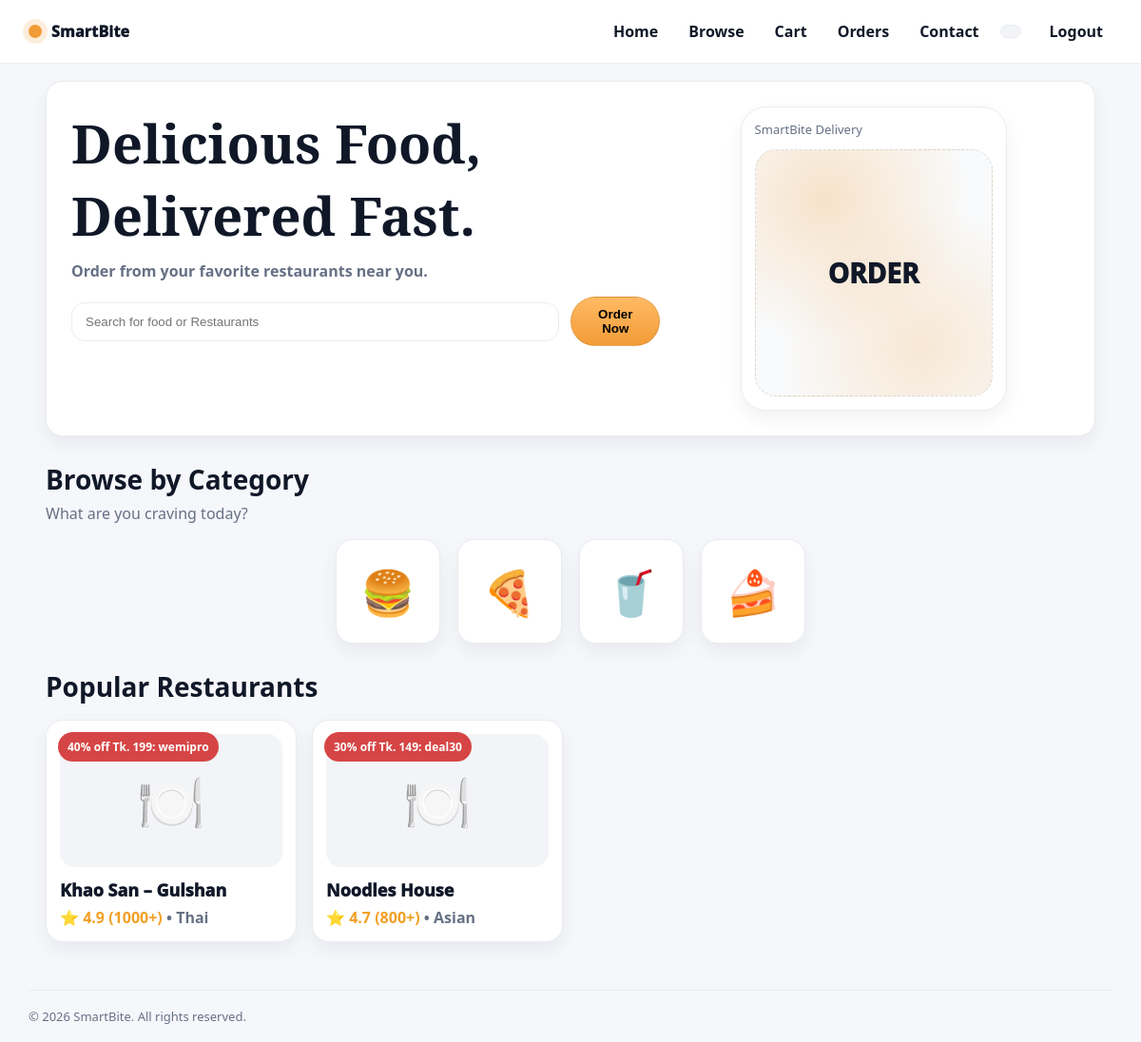
Screenshot of / (signed in) with the database file from the repository.
### tables this page shows
CREATE TABLE IF NOT EXISTS restaurants (
  id INT AUTO_INCREMENT PRIMARY KEY,
  owner_user_id INT NOT NULL,
  name VARCHAR(160) NOT NULL,
  category VARCHAR(80) NOT NULL DEFAULT 'Food',
  address VARCHAR(220) DEFAULT '',
  rating DECIMAL(2,1) DEFAULT 4.5,
  ratings_count INT DEFAULT 0,
  promo_text VARCHAR(120) DEFAULT '30% off Tk. 149: deal30',
  image_url VARCHAR(255) DEFAULT '',
  created_at TIMESTAMP DEFAULT CURRENT_TIMESTAMP,
  FOREIGN KEY (owner_user_id) REFERENCES users(id) ON DELETE CASCADE
);

### public/index.php (the view, shortened to what this page needs)
<?php
require_once __DIR__."/../config/db.php";
include __DIR__."/../partials/head.php";
include __DIR__."/../partials/header.php";
$q = $conn->query("SELECT * FROM restaurants ORDER BY rating DESC LIMIT 8");
$restaurants = $q ? $q->fetch_all(MYSQLI_ASSOC) : [];
?>
<main class="container">
  <section class="hero card">
    <div class="hero-left">
      <h1 class="hero-title">Delicious Food,<br>Delivered Fast.</h1>
      <p class="hero-sub">Order from your favorite restaurants near you.</p>
      <form class="hero-search" action="<?= BASE_URL ?>/public/browse.php" method="get">
        <input class="input" name="q" placeholder="Search for food or Restaurants">
        <button class="btn btn-primary" type="submit">Order Now</button>
      </form>
    </div>
    <div class="hero-right">
      <div class="phone card">
        <div class="muted small">SmartBite Delivery</div>
        <div class="phone-screen">ORDER</div>
      </div>
    </div>
  </section>
  <section class="block">
    <h2 class="block-title">Browse by Category</h2>
    <div class="muted">What are you craving today?</div>
    <div class="cats">
      <a class="cat card" href="<?= BASE_URL ?>/public/browse.php?cat=Burger">🍔</a>
      <a class="cat card" href="<?= BASE_URL ?>/public/browse.php?cat=Pizza">🍕</a>
      <a class="cat card" href="<?= BASE_URL ?>/public/browse.php?cat=Drinks">🥤</a>
      <a class="cat card" href="<?= BASE_URL ?>/public/browse.php?cat=Dessert">🍰</a>
    </div>
  </section>
  <section class="block">
    <h2 class="block-title">Popular Restaurants</h2>
    <div class="grid">
      <?php foreach($restaurants as $r): ?>
        <a class="r-card card" href="<?= BASE_URL ?>/public/restaurant.php?id=<?= (int)$r["id"] ?>">
          <div class="promo"><?= htmlspecialchars($r["promo_text"]) ?></div>
          <div class="r-img">🍽️</div>
          <div class="r-name"><?= htmlspecialchars($r["name"]) ?></div>
          <div class="r-meta">
            ⭐ <?= htmlspecialchars($r["rating"]) ?> (<?= (int)$r["ratings_count"] ?>+)
            <span class="muted"> • <?= htmlspecialchars($r["category"]) ?></span>
          </div>
        </a>
      <?php endforeach; ?>
    </div>
  </section>
</main>
<?php include __DIR__."/../partials/footer.php"; ?>

### assets/css/base.css (style rules this page uses)
:root { --bg:#f6f7fb; --surface:#ffffff; --text:#101828; --muted:#667085; --border:#eaecf0; --brand:#f29c38; --brand2:#ffba63; --shadow: 0 14px 40px rgba(16,24,40,.08); --shadow-sm: 0 8px 20px rgba(16,24,40,.06); --radius: 18px; --container: 1140px; --font: ui-sans-serif, system-ui, -apple-system, Segoe UI, Roboto, Arial, "Noto Sans"; }
* { box-sizing:border-box }
html,body { height:100% }
body { margin:0; font-family:var(--font); color:var(--text); background:var(--bg) }
a { color:inherit; text-decoration:none }
.container { max-width:var(--container); margin:0 auto; padding:0 18px }
.card { background:var(--surface); border:1px solid var(--border); border-radius:var(--radius); box-shadow:var(--shadow-sm); }
.btn { display:inline-flex; align-items:center; justify-content:center; border-radius:999px; border:1px solid rgba(0,0,0,.08); padding:10px 18px; font-weight:900; cursor:pointer; background:#fff; transition:.18s ease; }
.btn-primary { background:linear-gradient(180deg,var(--brand2),var(--brand)); }
.input { width:100%; padding:12px 14px; border-radius:14px; border:1px solid var(--border); outline:none; background:#fff; }
.muted { color:var(--muted) }
.small { font-size:13px }

### assets/css/home.css (style rules this page uses)
.hero { margin-top:18px; padding:26px; display:grid; grid-template-columns:1.2fr .8fr; gap:18px }
.hero-title { font-family:"Playfair Display",serif; font-size:56px; margin:0 }
.hero-sub { margin:10px 0 16px; color:var(--muted); font-weight:700 }
.hero-search { display:flex; gap:12px; align-items:center; max-width:720px }
.hero-right { display:flex; justify-content:center; align-items:center }
.phone { width:280px; padding:14px; border-radius:26px }
.phone-screen { height:260px; margin-top:12px; border-radius:22px; display:flex; align-items:center; justify-content:center; font-weight:1000; font-size:28px; background:radial-gradient(circle at 30% 20%, rgba(242,156,56,.25), transparent 55%), radial-gradient(circle at 70% 80%, rgba(242,156,56,.20), transparent 55%), #f9fafb; border:1px dashed rgba(16,24,40,.12); }
.block { margin-top:26px }
.block-title { margin:0 0 6px; font-size:28px }
.cats { margin-top:16px; display:flex; gap:18px; justify-content:center; flex-wrap:wrap }
.cat { width:110px; height:110px; display:flex; align-items:center; justify-content:center; font-size:46px }
.grid { margin-top:16px; display:grid; grid-template-columns:repeat(4,1fr); gap:16px }
.r-card { position:relative; overflow:hidden; padding:14px }
.promo { position:absolute; left:12px; top:12px; background:#d64545; color:#fff; padding:7px 10px; border-radius:999px; font-weight:900; font-size:12px; }
.r-img { height:140px; border-radius:16px; background:#f2f4f7; display:flex; align-items:center; justify-content:center; font-size:58px }
.r-name { margin-top:12px; font-size:18px; font-weight:1000 }
.r-meta { margin-top:6px; font-weight:900; color:#f2a024 }

### rows the page displays
restaurants: promo_text "40% off Tk. 199: wemipro", name "Khao San – Gulshan", rating "4.9", ratings_count "1000", category "Thai"
restaurants: promo_text "30% off Tk. 149: deal30", name "Noodles House", rating "4.7", ratings_count "800", category "Asian"

### other values shown
$label "Home Browse Cart Orders Contact Logout"
